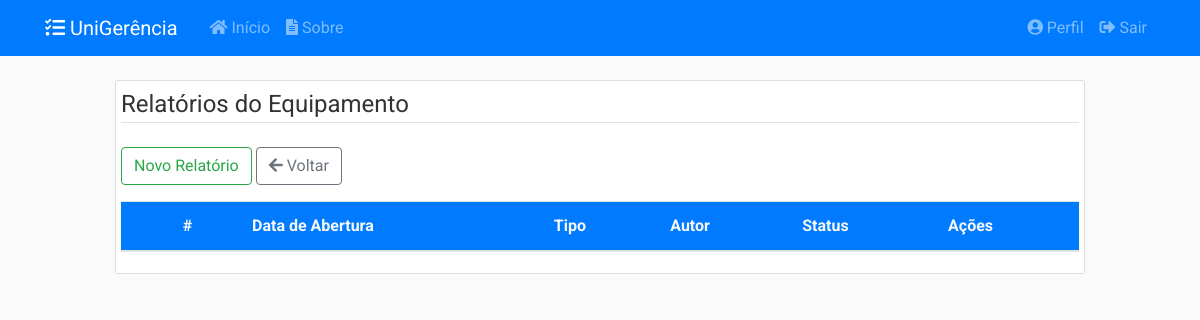
The app's page /equipamentos/4/relatorios (signed in), older data.
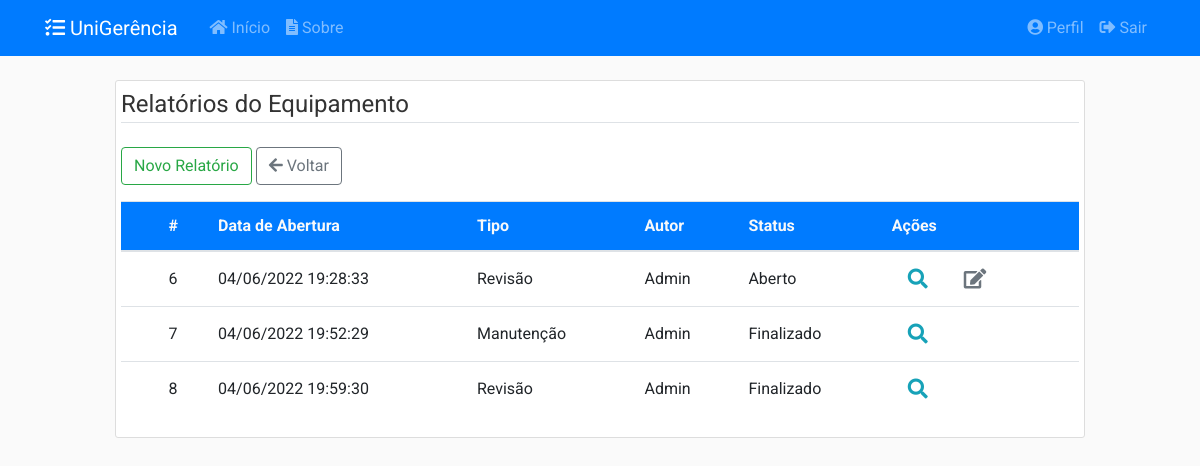
The same page, newer data.
### app/models/relatorios.py (models this page shows, shortened)
class Relatorio(db.Model):
    __tablename__ = 'relatorios'
    __table_args__ = {'extend_existing': True}
    id = db.Column(db.Integer, primary_key=True)
    tipo_relatorio = db.Column(db.Enum(TipoRelatorio))
    conteudo = db.Column(db.Text, nullable=False)
    manutencao = db.Column(db.Boolean, nullable=False, default=False)
    detalhes = db.Column(db.Text, nullable=False)
    status = db.Column(db.Enum(Status), server_default='ABERTO')
    data_abertura = db.Column(db.DateTime, nullable=False,
                              default=datetime.now().astimezone(fuso_horario))
    data_atualizacao = db.Column(db.DateTime, nullable=True)
    data_finalizacao = db.Column(db.DateTime, nullable=True)
    ativo = db.Column(db.Boolean, nullable=False, default=True)
    usuario_id = db.Column(db.Integer, db.ForeignKey('usuarios.id'),
                           nullable=False)
    tipo = db.Column(db.String(50)) # discriminador
    __mapper_args__ = {
        'polymorphic_identity': 'RELATORIO',
        'polymorphic_on': tipo
    }

class RelatorioEquipamento(Relatorio):
    __tablename__ = 'relatorios_equipamento'
    id = db.Column(db.Integer, db.ForeignKey('relatorios.id'), primary_key=True)
    defeito = db.Column(db.Boolean, nullable=False, default=False)
    equipamento_id = db.Column(db.Integer, db.ForeignKey('equipamentos.id'),
                           nullable=True)
    equipamento = db.relationship('Equipamento', back_populates='relatorios')
    __mapper_args__ = {
        'polymorphic_identity': 'EQUIPAMENTO'
    }
    def recupera_todos_eqp(eqp_id):
        return RelatorioEquipamento.query.filter_by(
            equipamento_id=eqp_id).filter_by(ativo=True).all()

class Relatorio(db.Model):
    __tablename__ = 'relatorios'
    __table_args__ = {'extend_existing': True}
    id = db.Column(db.Integer, primary_key=True)
    tipo_relatorio = db.Column(db.Enum(TipoRelatorio))
    conteudo = db.Column(db.Text, nullable=False)
    manutencao = db.Column(db.Boolean, nullable=False, default=False)
    detalhes = db.Column(db.Text, nullable=False)
    status = db.Column(db.Enum(Status), server_default='ABERTO')
    data_abertura = db.Column(db.DateTime, nullable=False,
                              default=datetime.now().astimezone(fuso_horario))
    data_atualizacao = db.Column(db.DateTime, nullable=True)
    data_finalizacao = db.Column(db.DateTime, nullable=True)
    ativo = db.Column(db.Boolean, nullable=False, default=True)
    usuario_id = db.Column(db.Integer, db.ForeignKey('usuarios.id'),
                           nullable=False)
    tipo = db.Column(db.String(50)) # discriminador
    __mapper_args__ = {
        'polymorphic_identity': 'RELATORIO',
        'polymorphic_on': tipo
    }

### app/models/usuarios.py (models this page shows, shortened)
class Usuario(db.Model, UserMixin):
    __tablename__ = 'usuarios'
    __table_args__ = {'extend_existing': True}
    id = db.Column(db.Integer, primary_key=True)
    nome = db.Column(db.String(100), nullable=False)
    identificacao = db.Column(db.String(20), unique=True, nullable=False)
    email = db.Column(db.String(100), unique=True, nullable=False)
    senha = db.Column(db.String(60), nullable=False)
    data_cadastro = db.Column(db.DateTime, nullable=False,
                              default=datetime.now().astimezone(fuso_horario))
    data_atualizacao = db.Column(db.DateTime, nullable=True)
    tipo = db.Column(db.Enum(TipoUsuario), nullable=False)
    ativo = db.Column(db.Boolean, nullable=False, default=True)
    imagem_perfil = db.Column(db.String(20), nullable=False,
                              default='default.jpg')
    posts = db.relationship('Post', backref='autor',
                            foreign_keys='Post.usuario_id', lazy=True)
    recipiente = db.relationship('Post', backref='destinatario',
                                 foreign_keys='Post.destinatario_id', lazy=True)
    solicitacoes = db.relationship('Solicitacao', backref='autor', lazy=True)
    relatorios = db.relationship('Relatorio', backref='autor', lazy=True)

### app/controllers/equipamentos.py (the view)
@equipamentos.route("/<int:eqp_id>/relatorios", methods=['GET', 'POST'])
@login_required
@admin_required
def relatorios(eqp_id):
    relatorios = RelatorioEquipamento.recupera_todos_eqp(eqp_id)
    return render_template('equipamentos/relatorios.html',
                           title='Relatórios do Equipamento',
                           legend='Relatórios do Equipamento',
                           relatorios=relatorios, eqp_id=eqp_id)

### app/models/usuarios.py (called while the page is built)
@login_manager.user_loader
def load_user(user_id):
    return Usuario.query.get(int(user_id))

### app/utils.py (called while the page is built)
def admin_required(f):
    @wraps(f)
    def wrap(*args, **kwargs):
        if current_user.tipo.name == 'ADMIN':
            return f(*args, **kwargs)
        else:
            flash('Você não tem autorização para acessar esta página.', 'danger')
        return redirect(url_for('principal.inicio'))
    return wrap

### app/templates/equipamentos/relatorios.html
{% extends "layout.html" %}
{% block inicio %}
<div class="content-section">
    <form method="POST" action="">
        <fieldset class="form-group">
            <legend class="border-bottom mb-2">Relatórios do Equipamento</legend>
        </fieldset>
        <div class="form-group mb-3">
            <a class="btn btn-outline-success" href="{{ url_for('equipamentos.novo_relatorio', eqp_id=eqp_id) }}">Novo Relatório</a>
            <a class="btn btn-outline-secondary" href="{{ url_for('principal.inicio', tab=3) }}"><i class="fas fa-arrow-left"></i> Voltar</a>
        </div>
    </form>
    {% include 'equipamentos/tabela/relatorios.html' %}
</div>
{% endblock inicio %}

### app/templates/equipamentos/tabela/relatorios.html (shortened to what this page needs)
<table id="table-relatorios-eqp" class="table display dt-responsive nowrap table-hover table-responsive-md" style="width:100%;height:100%">
    <thead>
    <tr class="bg-primary text-light">
        <th class="align-middle"></th>
        <th class="align-middle">#</th>
        <th class="align-middle">Data de Abertura</th>
        <th class="align-middle">Tipo</th>
        <th class="align-middle">Autor</th>
        <th class="align-middle">Status</th>
        <th class="align-middle">Ações</th>
    </tr>
    </thead>
    <tbody>
        {% for relatorio in relatorios %}
        <tr>
            <td class="align-middle"></td>
            <td class="align-middle">{{ relatorio.id }}</td>
            <td class="align-middle">{{ relatorio.data_abertura.strftime('%d/%m/%Y %H:%M:%S') }}</td>
            <td class="align-middle">{{ relatorio.tipo_relatorio.value }}</td>
            <td class="align-middle">{{ relatorio.autor.nome }}</td>
            <td class="align-middle">{{ relatorio.status.value }}</td>
            <td class="align-middle">
                <a class="btn-lg btn-outline-info" href="#" data-toggle="modal" data-target="#visualizarRelatorio{{ relatorio.id }}"><i class="fas fa-search"></i></a>
                {% if relatorio.status.name == 'ABERTO' %}
                <a class="btn-lg btn-outline-secondary" href="{{ url_for('equipamentos.atualiza_relatorio', eqp_id=eqp_id,relatorio_id=relatorio.id) }}"><i class="fas fa-edit"></i></a>
                {% endif %}
            </td>
        </tr>
        {% endfor %}
    </tbody>
</table>

Row changes from the older to the newer data that the page shows:
added RelatorioEquipamento: id "6", data_abertura "04/06/2022 19:28:33", tipo_relatorio.value "Revisão", autor.nome "Admin", status.value "Aberto"
added RelatorioEquipamento: id "7", data_abertura "04/06/2022 19:52:29", tipo_relatorio.value "Manutenção", autor.nome "Admin", status.value "Finalizado"
added RelatorioEquipamento: id "8", data_abertura "04/06/2022 19:59:30", tipo_relatorio.value "Revisão", autor.nome "Admin", status.value "Finalizado"
